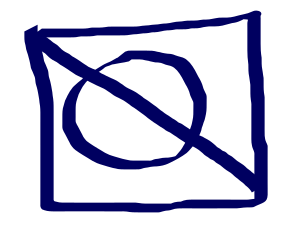
#> input picture OpenCV/assets/formas.png, 301 x 236 px, found by its file name
$ jupyter execute --allow-errors 05_bordas_filtros.ipynb   (older library calls are emulated)
#> lines starting #> are read from the running program, lines starting #| are printed output that depends on the picture; after the words box and inside, x2 and y2 are one past the last pixel; in counts of white or black regions, pixels touching at a corner belong together
# Detecção de bordas e filtragem
- Detecção de bordas é uma operação importante em processamento de imagens que é alcançada através de filtragem da imagem
- Filtragem por sua vez depende de um conceito fundamental chamado de **convolução 2D**
- Muitas das funções da biblioteca utilizam esses conceitos no seu codigo fonte

[cell 1]
import cv2
import matplotlib.pyplot as plt
import numpy as np

#> (the rest of this cell did not finish here and is left out)

## Convolução
- O conceito de [convolução](https://pt.wikipedia.org/wiki/Convolu%C3%A7%C3%A3o) vem do processamento de sinais
- É um operador linear de duas funções que resulta em uma outra função
- Vamos supor que temos duas funções $f$ e $g$, a convolução discreta $f \ast g$ entre elas é definida como:

$$
(f \ast g)(k) = h(k) = \sum_{j=0}^{k} f(j)g(k-j)
$$

- Esse conceito é levado para imagens, mas com o nome de **convolução 2D**:

$$
H[i,j] = \sum_{u=-k}^{k} \sum_{v=-k}^{k} g[u,v]F[i+u,j+v]
$$

- Em processamento de imagens, $F$ é a imagens que desejamos filtrar e $G$ é um kernel que precisa ser definido e $H$ a imagem resultante
- É bem mais fácil entender visualmente
    - [Exemplo visual 1](https://ujjwalkarn.me/2016/08/11/intuitive-explanation-convnets/)
    - [Exemplo visual 2](https://cs231n.github.io/convolutional-networks/)

## Fazendo o primeiro filtro - Blurring
- Vamos aplicar um blur na imagem usando convolução
- Blur nada mais é do que fazer a média dos pixels dentro de uma vizinhança
    - [Aqui](https://pyimagesearch.com/2021/04/28/opencv-smoothing-and-blurring/) você encontra um tutorial completo sobre o tema
- Possui diversas aplicações, entre elas:
    - Tirar ruido de uma imagem
    - Preparar a imagem para uma filtragem
- Também conhecido como um **filto passa baixa**
    - No contexto de de imagens, a frequência é relacionada a taxa de mudança dos valores pixels
    - Se muda abruptamente, isso significa uma frequência alta
        - É fácil perceber que em uma borda isso aconteceria
        - Portanto, esse tipo de filtro aplica uma suavização nas bordas

### Criando e aplicando o filtro
- Para realizar a filtragem, precisamos definir um kernel
- O kernel para blurring nada mas é do que algo que faça a média de uma vizinhança
- Vamos começar usando o seguinte kernel:
$$G = \frac{1}{9}
\begin{bmatrix}
    1 & 1 & 1 \\
    1 & 1 & 1 \\
    1 & 1 & 1
\end{bmatrix}
$$

- A divisão por 9 é para fazer com que a soma seja 1
    - Isso é chamado de normalização (para simular um filtro gaussiano)
    - Se não for feito, afeta o brilho da imagem
- Agora, vamos aplicar esse filtro a uma imagem usando a função `filter2D()` que é basicamente a aplicação de uma convolução

[cell 2]
kernel = np.ones([3,3], dtype=np.float32)
#> kernel = [[1, 1, 1], [1, 1, 1], [1, 1, 1]]
kernel = kernel / kernel.sum()
#> kernel = [[0.111, 0.111, 0.111], [0.111, 0.111, 0.111], [0.111, 0.111, 0.111]]
#> (the rest of this cell did not finish here and is left out)

- Observe que aumentar o tamanho do kernel resulta em maior blur
    - Porque?
- [Excelente exemplo visual de um blur](https://www.youtube.com/watch?v=8rrHTtUzyZA)

- Como essa é uma operação comum e importante a biblioteca possui uma função específica pra ela, a `blur()`

#> (a cell that did not finish here is left out)

- Outras opções de blur:
    - `GaussianBlur()`: utiliza uma distribuição normal para fazer uma espécia de média ponderada
    - `medianBlur()`: utiliza a mediana (bem eficiente contra ruidos do estilo salt and pepper)
    - `bilateralBlur()`: utiliza duas Gaussianas, uma apenas par aconsiderar os vizinhos espaciais e outra para considerar os vizinos com intensidades semelhantes. É muito utilizada para preprocessar a imagem antes de detectar borda, uma vez que é capaz de manter boa parte dessas caraceristicas na imagem

#> (a cell that did not finish here is left out)

#> (a cell that did not finish here is left out)

#> (a cell that did not finish here is left out)

- De maneira geral, filtrar uma imagem significa definir um kernel e aplicar a convolução
- Isso é usado largamente para diversas operações

## Sharpening
- Operação que da destaque as bordas de uma imagem
- Obviamente, é usada como um preprocessamento para melhorar essa detecção
- A ideia é a mesma do blur, define-se um kernel e depois aplica a filtragem
- Existem diversos kernels para aplicar tal operação, vamos começar pelo seguinte:

$$
G =
\begin{bmatrix}
-1 & -1 & -1\\
-1 & 9 & -1\\
-1 & -1 & -1\\
\end{bmatrix}
$$

[cell 7]
kernel = np.ones([3,3], dtype=np.float32) * -1
kernel[1,1] = 9
#> (the rest of this cell did not finish here and is left out)

- Se quisermos aplicar um sharp execessivo, poriamos usar:

$$
G =
\begin{bmatrix}
1 & 1 & 1\\
1 & -7 & 1\\
1 & 1 & 1\\
\end{bmatrix}
$$

[cell 8]
kernel = np.ones([3,3], dtype=np.float32)
kernel[1,1] = -7
#> (the rest of this cell did not finish here and is left out)

- Mas perceba que a imagem fica muito deformanda
- Uma opção é fazer uma espécie de sharp + gaussian

[cell 9]
kernel = np.array([
                    [-1,-1,-1,-1,-1],
                    [-1, 2, 2, 2,-1],
                    [-1, 2, 8, 2,-1],
                    [-1, 2, 2, 2,-1],
                    [-1,-1,-1,-1,-1]
                  ])
kernel = kernel / kernel.sum()
#> (the rest of this cell did not finish here and is left out)

## Embossing
- Operação que troca o pixel original por algo como uma sobra ou um destaque
- Também é um técnica comum de preprocessamento de imagem
- Exemplo de kernel:

$$
G =
\begin{bmatrix}
0 & -1 & -1\\
1 & 0 & -1\\
1 & 1 & 0
\end{bmatrix}
$$

[cell 10]
kernel = np.array([
                    [0, -1, -1],
                    [1, 0,  -1],
                    [1, 1,   0]
                  ])
#> (the rest of this cell did not finish here and is left out)

- Podemos aplicar a operação para uma imagem em tons de cinza

#> (a cell that did not finish here is left out)

- Também podemos alterar o filtro

[cell 12]
kernel = np.array([
                    [1, 0,  0],
                    [0, 0,  0],
                    [0, 0, -1]
                  ])
#> (the rest of this cell did not finish here and is left out)

## Detecção de bordas
- Basicamente é o processo de encontrar as bordas de uma imagem e devolver uma máscara, que nada mais é do que uma imagem binária (preto e branco)
- Como já discutido, é uma operação que envolve operações de filtragem de altas frequências
    - Ou seja, detectar onde tem mudanças abruptas de cores
    - São utilizados kernels que filtragem passa alta
- Uma outra forma de interpretar a localização de uma borda é através de um derivada
    - A borda na mais é do que uma mudança abrupta de pixels


### Sobel

- Um filtro famoso é o `sobel`, que é um operador de diferenciaçã discreto
    - É uma aproximação da derivada de intenside dos pixels de uma imagem
    - Combina suvização gaussiana com diferenciação
- Existem dois kernels:

$$
S_y =
\begin{bmatrix}
-1 & 0 & 1 \\
-2 & 0 & 2 \\
-1 & 0 & 1
\end{bmatrix}
$$

$$
S_x =
\begin{bmatrix}
-1 & -2 & -1 \\
0 & 0 & 0 \\
1 & 2 & 1
\end{bmatrix}
$$

- $S_x$ detecta bordas horizontais, enquanto $S_y$ as verticais
- Em um dado ponto de uma imagem, podemos calcular gradiente da seguinte forma: $S = \sqrt{S_x^2 + S_y^2}$
- Para exemplificar, vamos carregar uma outra imagem:

[cell 13]
formas = cv2.cvtColor(cv2.imread("assets/formas.png"), cv2.COLOR_BGR2GRAY)
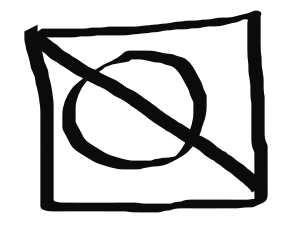
#> formas: shape (236, 301); min 11, max 255, mean 201.1
plt.imshow(formas, cmap="gray")

[cell 14]
s_x = np.array([ [-1, 0, 1],
                 [-2, 0,  2],
                 [-1, 0, 1]
              ])
formas_sob_x = cv2.filter2D(src=formas, ddepth=-1, kernel=s_x)
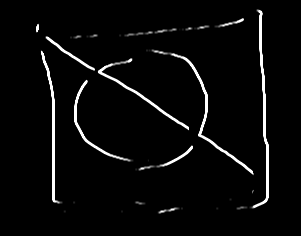
#> formas_sob_x: shape (236, 301); min 0, max 255, mean 9.7
plt.imshow(formas_sob_x, cmap="gray")

[cell 15]
s_y = np.array([ [-1, -2, -1],
                 [0, 0,  0],
                 [1, 2, 1]
              ])
formas_sob_y = cv2.filter2D(src=formas, ddepth=-1, kernel=s_y)
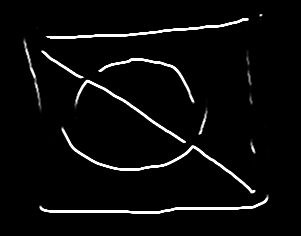
#> formas_sob_y: shape (236, 301); min 0, max 255, mean 10.9
plt.imshow(formas_sob_y, cmap="gray")

[cell 16]
s = np.sqrt(s_x**2 + s_y**2)
formas_sob = cv2.filter2D(src=formas, ddepth=-1, kernel=s)
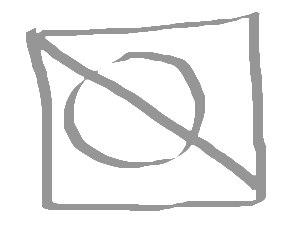
#> formas_sob: shape (236, 301); min 150, max 255, mean 238.2
plt.imshow(formas_sob, cmap="gray")

- A biblioteca oferece uma função para aplicarmos `sobel`

[cell 17]
formas_sob = cv2.Sobel(formas, # imagem para aplivar o filtro
                       cv2.CV_16S, # o depth fa imagem de saida
                       1, # ordem da derivada na direção de X
                       0, # ordem da derivada na direção de Y
                       ksize=5 # tamanho do kernel
                      )
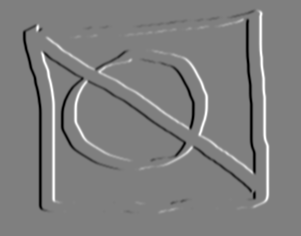
#> formas_sob: shape (236, 301) int16; min -11712, max 11712, mean 0; drawn with min black and max white
plt.imshow(formas_sob, cmap="gray")

- Obtendo uma máscara preto e branco usando a função `threshold()`

[cell 18]
thresh = 50
t, forma_bw = cv2.threshold(formas_sob, thresh, 255, cv2.THRESH_BINARY)
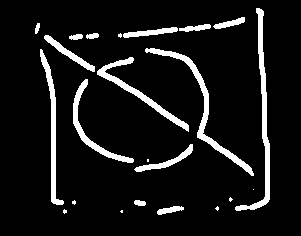
#> forma_bw: shape (236, 301) int16; 8.9% white; 23 white regions (8 under 20 px), largest, box (x1, y1, x2, y2) and area: (235, 8, 270, 211) 1164, (145, 48, 254, 176) 1085, (40, 49, 64, 205) 828
#> t = 50
plt.imshow(forma_bw, cmap="gray")

### Laplacian
- Uma outra opção para detectar bordas é o filtro laplaciano
- A vantagem é que ele calcula derivadas de segunda ordem em ambas as direções
- A biblioteca fornece a função `Laplacian()`
    - Que internamente chama a `Sobel()`

[cell 19]
formas_lap = cv2.Laplacian(formas, cv2.CV_8U, 5)
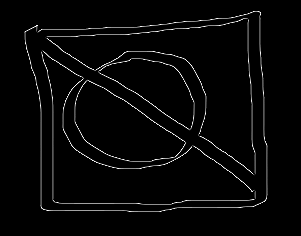
#> formas_lap: shape (236, 301); min 0, max 255, mean 6.9
thresh = 50
t, forma_bw = cv2.threshold(formas_lap, thresh, 255, cv2.THRESH_BINARY)
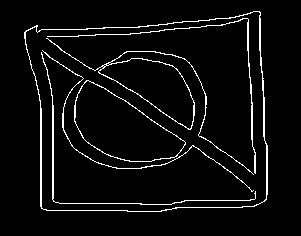
#> forma_bw: shape (236, 301); 4.8% white in thin lines or dots, all inside (x1, y1, x2, y2) = (24, 11, 268, 212)
plt.imshow(forma_bw, cmap="gray")
